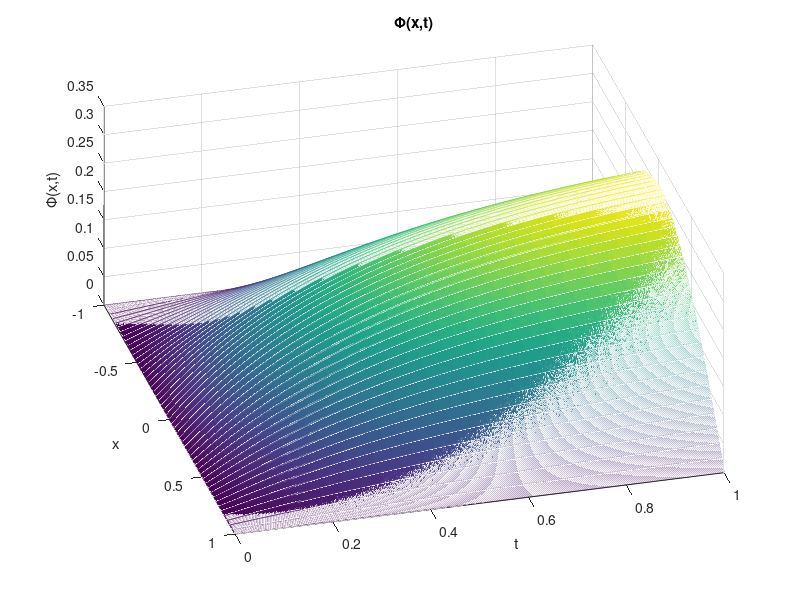

Source code (MATLAB):
clear;
clc;
close all;
%%   Grid coordinates                
N=50; 
M=1250;
dx=2/N; 
dt=1/M;     
x=-1:dx:1;  
t=0:dt:1;
r=dt/(dx^2); 
%%   Initial condition,boundary condition
N=length(x)-1;
M=length(t)-1;
Phi=ones(M+1,N+1);
Phi(1,:)=0;                
Phi(2:M+1,1)=0;             
Phi(2:M+1,N+1)=0;          
s=1-abs(x);
%%  Difference equation
for j=1:M
    for i=2:N
        Phi(j+1,i)=Phi(j,i)+r*(Phi(j,i+1)+Phi(j,i-1)-2*Phi(j,i))+dt*s(i);
    end
end
%%   Mapping
figure  
[x,t]=meshgrid(x,t);
mesh(x,t,Phi);
xlabel('x');
ylabel('t');
zlabel('\Phi(x,t)');
title('\Phi(x,t)');
view(75,50);  